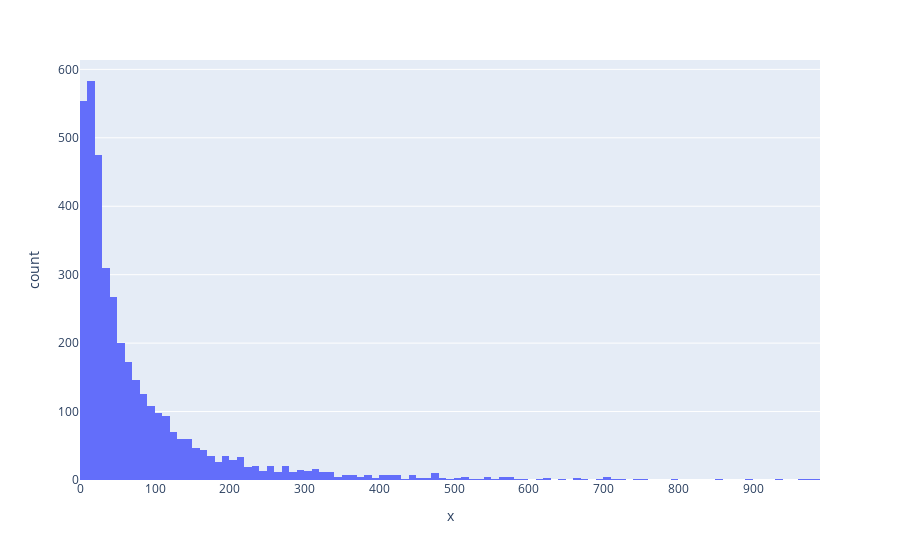

Notebook code for this chart:
### Code cell
x = RFMScores.query('Frequency < 1000')['Frequency']
fig = px.histogram(RFMScores, x=x)
fig.show()

### Figure 1 — Plotly figure (JSON) as saved in the notebook; plotly's stock layout.template omitted (floating-point values rounded to 4 significant figures; data arrays with more than 128 entries replaced by an {"elided": "..."} marker saying what was removed)
{"data": [{"alignmentgroup": "True", "bingroup": "x", "hovertemplate": "x=%{x}<br>count=%{y}<extra></extra>", "legendgroup": "", "marker": {"color": "#636efa", "pattern": {"shape": ""}}, "name": "", "offsetgroup": "", "orientation": "v", "showlegend": false, "type": "histogram", "x": {"elided": "3904 int values"}, "xaxis": "x", "yaxis": "y"}], "layout": {"barmode": "relative", "legend": {"tracegroupgap": 0}, "margin": {"t": 60}, "xaxis": {"anchor": "y", "domain": [0, 1], "title": {"text": "x"}}, "yaxis": {"anchor": "x", "domain": [0, 1], "title": {"text": "count"}}}}
